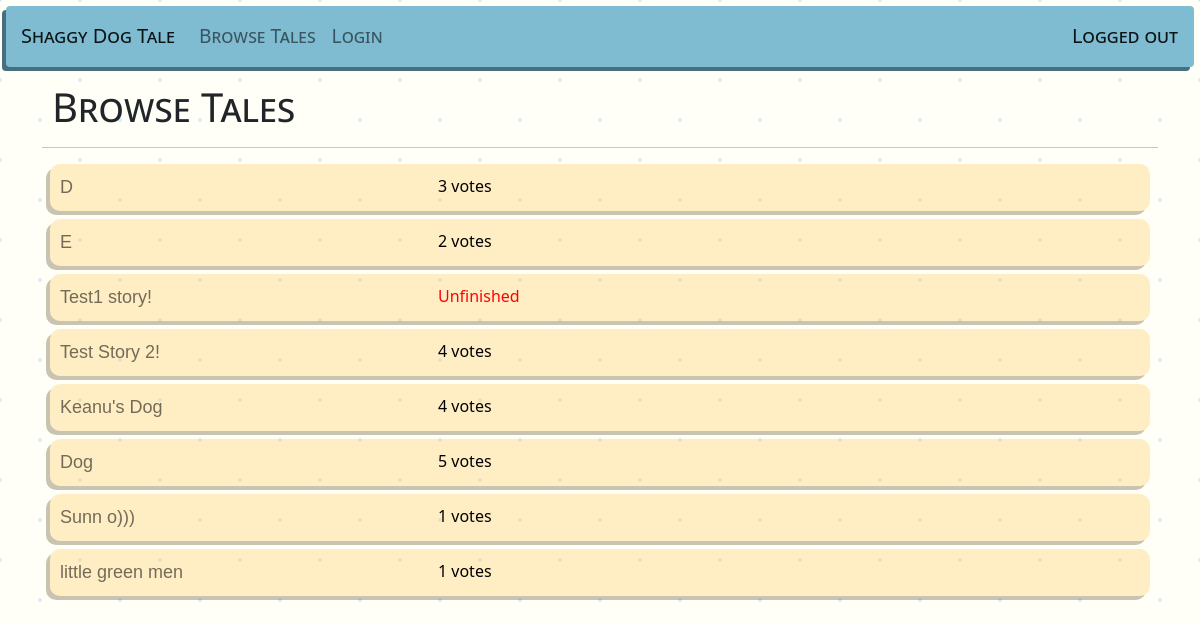
The app's page /shaggydogtale/browse, older data.
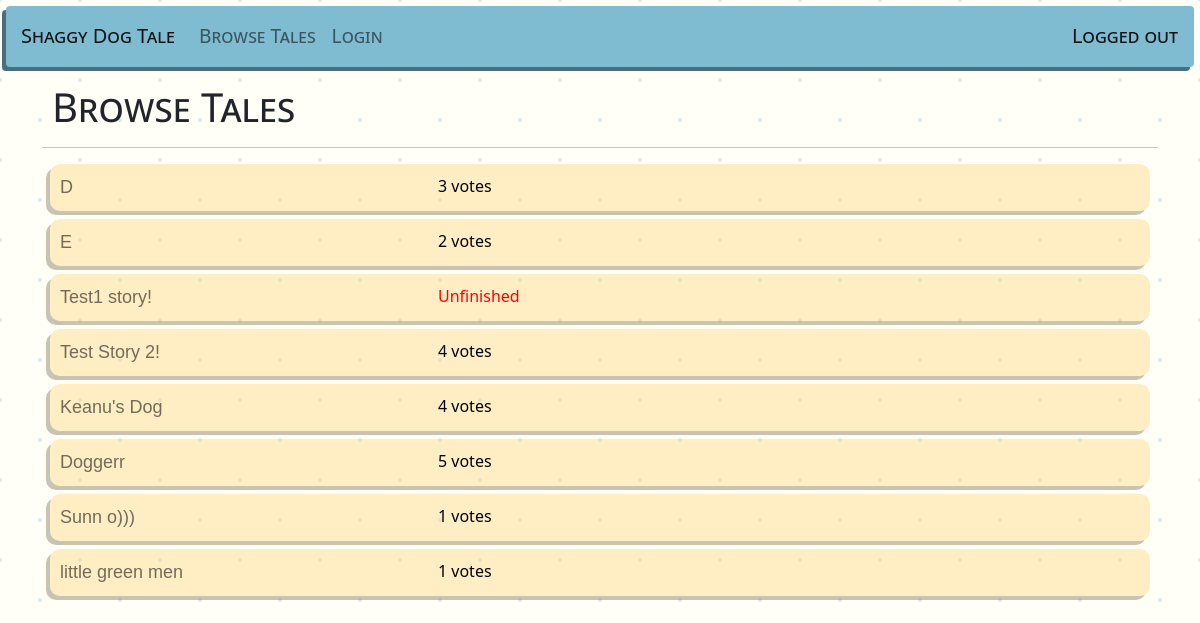
The same page, newer data.
### shaggydogtale/models.py (models this page shows, shortened)
class Story(models.Model):
    title = models.CharField(max_length=100)
    beginning = models.TextField(max_length=2000)
    middle = models.TextField(max_length=2000)
    end = models.TextField(max_length=2000)

### shaggydogtale/views.py (the view)
# urls.py: path('', shaggydogtale_views.Browse, name='browse'),
def Browse(request):
    stories = Story.objects.all()
    context = {
        'stories': stories
    }
    return render(request, 'shaggydogtale/browse.html', context)

### shaggydogtale/templates/shaggydogtale/browse.html
{% extends 'shaggydogtale/base.html' %}
{% block body %}
<div class="container">
    <div class="row">
        <div class="col">
            <h1 class="page-title">Browse Tales</h1>
            <hr>
            {% for story in stories %}
                <div class="story-item">
                    <div class="col">
                        <a class="story" href="{% url 'shaggydogtale:view' story.id %}">{{story.title}}</a>
                    </div>
                    <div class="col">
                        {% if story.contributions.count < 3 %}
                            <div style="color: red">Unfinished</div>
                        {% else %}
                            {{story.votes.count}} votes
                        {% endif %}
                    </div>
                </div>
            {% endfor %}
        </div>
    </div>
</div>
{% endblock body %}

Row changes from the older to the newer data that the page shows:
changed Story: title "Dog" → "Doggerr"
